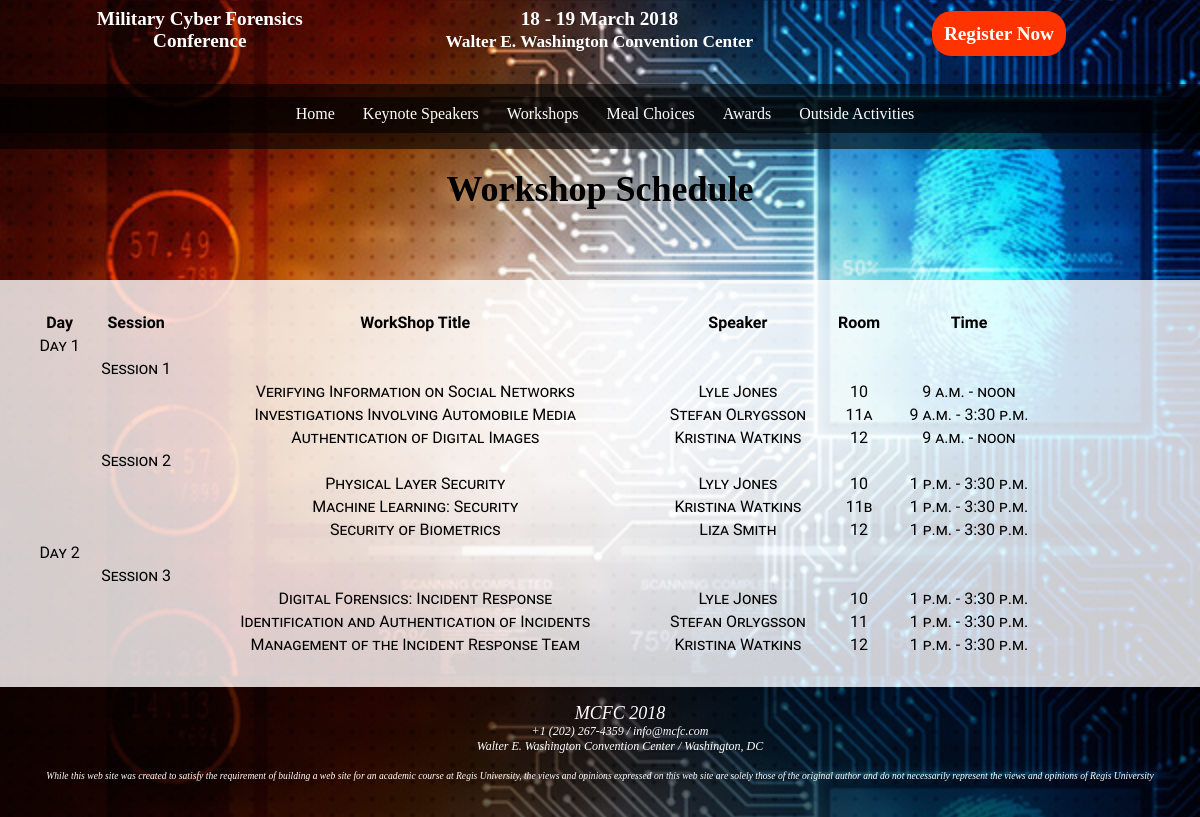
The page /workshop/ on the database its author committed.
### workshop/models.py (models this page shows, shortened)
class Workshop(models.Model):
    workshop_name = models.CharField(max_length=50)
    speaker_name = models.CharField(max_length=50)
    session_num = models.SmallIntegerField()
    room_num = models.CharField(max_length=5)
    start_time = models.TimeField()
    end_time = models.TimeField()

### workshop/views.py (the view)
# urls.py: url(r'^workshops?[a-zA-Z]*/', include('workshop.urls')),
def workshop(request):
    workshop_list = Workshop.objects.all()
    return render(request, 'workshopschedule.html', {'workshop_list': workshop_list})

### conferencesite/templates/workshopschedule.html (shortened to what this page needs)
{% load staticfiles %}
<!DOCTYPE html>
<html lang="en">
<head>
    <link rel="stylesheet" href="{% static 'styles/webdefault.css' %}">
</head>
<body>
<div class="content">
    {% include 'partials/navigation.html' %}
    <main>
        <h1 class="pageTitle">Workshop Schedule</h1>
        <section class="infoPanel" id="workshopPanel">
            <table class="table" id="workshopTable">
                <tr>
                    <th class="day">Day</th>
                    <th class="session">Session</th>
                    <th class="workshopTitle">WorkShop Title</th>
                    <th class="speaker">Speaker</th>
                    <th class="room">Room</th>
                    <th class="time">Time</th>
                </tr>
                {% for workshop in workshop_list %}
                    {% if forloop.counter == 1 %}
                        <tr>
                            <td class="day">Day 1</td>
                        </tr>
                        <tr>
                            <td class="day"></td>
                            <td class="session">Session 1</td>
                        </tr>
                    {% elif forloop.counter == 4 %}
                        <tr>
                            <td class="day"></td>
                            <td class="session">Session 2</td>
                        </tr>
                    {% elif forloop.counter == 7 %}
                        <tr>
                            <td class="day">Day 2</td>
                        </tr>
                        <tr>
                            <td class="day"></td>
                            <td class="session">Session 3</td>
                        </tr>
                    {% endif %}
                <tr>
                    <td class="day"></td>
                    <td class="session"></td>
                    <td class="workshopTitle">{{ workshop.workshop_name }}</td>
                    <td class="speaker">{{ workshop.speaker_name }}</td>
                    <td class="room"> {{ workshop.room_num }}</td>
                    <td class="time">{{ workshop.start_time }} - {{ workshop.end_time }}</td>
                </tr>
            {% endfor %}
            </table>
        </section>
    </main>
    {% include 'partials/footer.html' %}
</div>
</body>
</html>

### conferencesite/static/styles/webdefault.css (style rules this page uses)
html, body { width: 100%; height:100%; margin: 0; padding: 0; }
.content { min-height: 100%; position:relative; }
body { background-image: url("../../static/images/cyber1.jpg"); background-size: 100%; width: 100%; }
main { padding: 0 0 130px; }
.subTitle, .pageTitle { color:black; }
h1.pageTitle { text-align: center; font-size: 3vw; }
section.infoPanel { background-color: rgba(255, 255, 255, 0.8); margin: 70px auto 0; padding: 30px 30px 30px 30px; font-family: 'Rokkitt', serif; }
#workshopTable { width: 85vw; }
#workshopTable tr { vertical-align: middle; text-align: center; }
td { font-variant: small-caps; }

### rows shown on the page
Workshop: shows "Day 1", workshop_name "Verifying Information on Social Networks", speaker_name "Lyle Jones", room_num "10", start_time "9 a.m.", end_time "noon"
Workshop: workshop_name "Investigations Involving Automobile Media", speaker_name "Stefan Olrygsson", room_num "11a", start_time "9 a.m.", end_time "3:30 p.m."
Workshop: workshop_name "Authentication of Digital Images", speaker_name "Kristina Watkins", room_num "12", start_time "9 a.m.", end_time "noon"
Workshop: shows "Session 2", workshop_name "Physical Layer Security", speaker_name "Lyly Jones", room_num "10", start_time "1 p.m.", end_time "3:30 p.m."
Workshop: workshop_name "Machine Learning: Security", speaker_name "Kristina Watkins", room_num "11b", start_time "1 p.m.", end_time "3:30 p.m."
Workshop: workshop_name "Security of Biometrics", speaker_name "Liza Smith", room_num "12", start_time "1 p.m.", end_time "3:30 p.m."
Workshop: shows "Day 2", workshop_name "Digital Forensics: Incident Response", speaker_name "Lyle Jones", room_num "10", start_time "1 p.m.", end_time "3:30 p.m."
Workshop: workshop_name "Identification and Authentication of Incidents", speaker_name "Stefan Orlygsson", room_num "11", start_time "1 p.m.", end_time "3:30 p.m."
Workshop: workshop_name "Management of the Incident Response Team", speaker_name "Kristina Watkins", room_num "12", start_time "1 p.m.", end_time "3:30 p.m."
